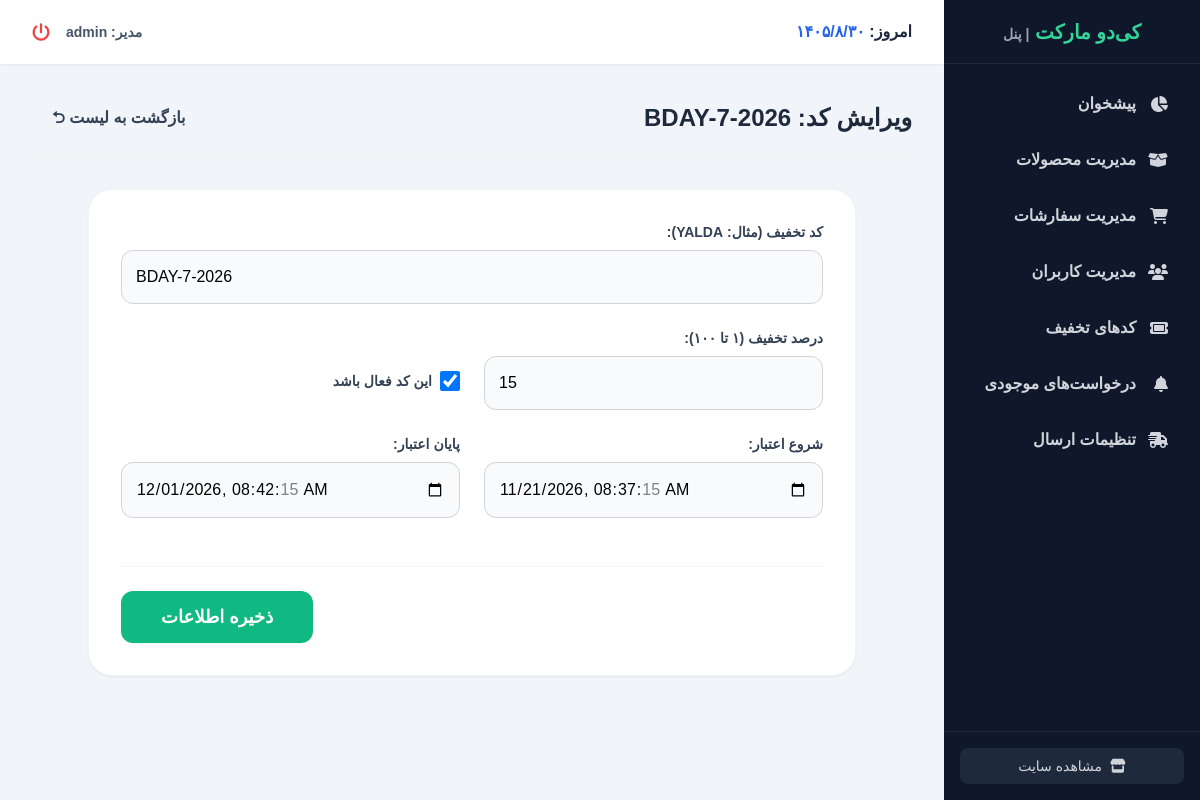
The page /dashboard/coupons/edit/6/ (signed in) on the database its author committed.
### coupens/models.py (models this page shows, shortened)
class Coupon(models.Model):
    code = models.CharField(max_length=50, unique=True, verbose_name="کد تخفیف")
    valid_from = models.DateTimeField(verbose_name="معتبر از تاریخ")
    valid_to = models.DateTimeField(verbose_name="معتبر تا تاریخ")
    discount = models.IntegerField(
        validators=[MinValueValidator(0), MaxValueValidator(100)],
        verbose_name="درصد تخفیف"
    )
    active = models.BooleanField(default=True, verbose_name="وضعیت فعالیت")
    class Meta:
        verbose_name = "کد تخفیف"
        verbose_name_plural = "کدهای تخفیف"

### dashboard/views.py (the view)
# urls.py: path('coupons/edit/<int:coupon_id>/', views.dashboard_coupon_edit, name='dashboard_coupon_edit'),
@staff_member_required
def dashboard_coupon_edit(request, coupon_id):
    coupon = get_object_or_404(Coupon, id=coupon_id)
    if request.method == 'POST':
        form = CouponAdminForm(request.POST, instance=coupon)
        if form.is_valid():
            form.save()
            return redirect('dashboard_coupon_list')
    else:
        form = CouponAdminForm(instance=coupon)
    return render(request, 'dashboard/coupon_form.html', {'form': form, 'coupon': coupon, 'title': f'ویرایش کد: {coupon.code}'})

### coupens/forms.py
class CouponAdminForm(forms.ModelForm):
    class Meta:
        model = Coupon
        fields = ['code', 'valid_from', 'valid_to', 'discount', 'active']
        widgets = {
            'valid_from': forms.DateTimeInput(attrs={'type': 'datetime-local'}),
            'valid_to': forms.DateTimeInput(attrs={'type': 'datetime-local'}),
        }

### cart/context_processors.py (called while the page is built)
def cart(request):
    return {'cart': Cart(request)}

### dashboard/templates/dashboard/coupon_form.html (shortened to what this page needs)
{% extends "dashboard/dashboard_base.html" %}
{% block dashboard_content %}
<div class="flex flex-col md:flex-row justify-between md:items-center mb-8 gap-4 border-b border-gray-100 pb-4">
    <div>
        <h2 class="text-2xl font-bold text-slate-800">{{ title }}</h2>
    </div>
    <a href="{% url 'dashboard_coupon_list' %}" class="bg-slate-100 hover:bg-slate-200 text-slate-700 font-bold py-2.5 px-5 rounded-xl transition flex items-center gap-2">
        بازگشت به لیست ⮌
    </a>
</div>
<div class="bg-white p-6 md:p-8 rounded-3xl border border-gray-100 shadow-sm max-w-3xl mx-auto">
    <form method="post" class="flex flex-col gap-6">
        <div class="grid grid-cols-1 md:grid-cols-2 gap-6">
            <div class="md:col-span-2">
                <label class="block text-sm font-bold text-slate-700 mb-2">کد تخفیف (مثال: YALDA):</label>
                {{ form.code }}
            </div>
            <div>
                <label class="block text-sm font-bold text-slate-700 mb-2">درصد تخفیف (۱ تا ۱۰۰):</label>
                {{ form.discount }}
            </div>
            <div class="flex items-center mt-6">
                {{ form.active }}
                <label class="text-sm font-bold text-slate-700 ml-2 mr-2">این کد فعال باشد</label>
            </div>
            <div>
                <label class="block text-sm font-bold text-slate-700 mb-2">شروع اعتبار:</label>
                {{ form.valid_from }}
            </div>
            <div>
                <label class="block text-sm font-bold text-slate-700 mb-2">پایان اعتبار:</label>
                {{ form.valid_to }}
            </div>
        </div>
        <div class="mt-6 flex justify-end border-t border-gray-100 pt-6">
            <button type="submit" class="bg-emerald-500 hover:bg-emerald-600 text-white font-bold py-3 px-10 rounded-xl transition shadow-sm text-lg">
                ذخیره اطلاعات
            </button>
        </div>
    </form>
</div>
{% endblock %}

### dashboard/templates/dashboard/dashboard_base.html (shortened to what this page needs)
<!DOCTYPE html>
<html lang="fa" dir="rtl">
<head>
    <link href="https://cdn.jsdelivr.net/gh/rastikerdar/vazirmatn@v33.0.0/Vazirmatn-font-face.css" rel="stylesheet" />
    <script src="https://cdn.tailwindcss.com"></script>
    <link rel="stylesheet" href="https://cdnjs.cloudflare.com/ajax/libs/font-awesome/6.4.0/css/all.min.css">
</head>
<body class="bg-slate-100 font-sans flex h-screen overflow-hidden">
    <aside id="sidebar" class="fixed lg:static top-0 right-0 z-30 w-64 bg-slate-900 text-white flex flex-col h-full shrink-0 transform translate-x-full lg:translate-x-0 transition-transform duration-300">
        <div class="h-16 flex items-center justify-between lg:justify-center px-4 lg:px-0 border-b border-slate-800">
            <h1 class="text-xl font-bold text-emerald-400">کی‌دو مارکت <span class="text-sm text-gray-400">| پنل</span></h1>
        </div>
        <nav class="flex-1 p-4 space-y-2 overflow-y-auto">
            <a href="{% url 'dashboard_home' %}" class="flex items-center gap-3 px-4 py-3 hover:bg-slate-800 text-gray-300 hover:text-white rounded-xl font-bold transition">
                <i class="fa-solid fa-chart-pie w-5"></i> پیشخوان
            </a>
            <a href="{% url 'dashboard_product_list' %}" class="flex items-center gap-3 px-4 py-3 hover:bg-slate-800 text-gray-300 hover:text-white rounded-xl font-bold transition">
                <i class="fa-solid fa-box-open w-5"></i> مدیریت محصولات
            </a>
            <a href="{% url 'dashboard_order_list' %}" class="flex items-center gap-3 px-4 py-3 hover:bg-slate-800 text-gray-300 hover:text-white rounded-xl font-bold transition">
                <i class="fa-solid fa-cart-shopping w-5"></i> مدیریت سفارشات
            </a>
            <a href="{% url 'dashboard_user_list' %}" class="flex items-center gap-3 px-4 py-3 hover:bg-slate-800 text-gray-300 hover:text-white rounded-xl font-bold transition">
                <i class="fa-solid fa-users w-5"></i> مدیریت کاربران
            </a>
            <a href="{% url 'dashboard_coupon_list' %}" class="flex items-center gap-3 px-4 py-3 hover:bg-slate-800 text-gray-300 hover:text-white rounded-xl font-bold transition">
                <i class="fa-solid fa-ticket w-5"></i> کدهای تخفیف
            </a>
            <a href="{% url 'dashboard_notification_list' %}" class="flex items-center gap-3 px-4 py-3 hover:bg-slate-800 text-gray-300 hover:text-white rounded-xl font-bold transition">
                <i class="fa-solid fa-bell w-5"></i> درخواست‌های موجودی
            </a>
            <a href="{% url 'dashboard_shipping_settings' %}" class="flex items-center gap-3 px-4 py-3 hover:bg-slate-800 text-gray-300 hover:text-white rounded-xl font-bold transition">
                <i class="fa-solid fa-truck-fast w-5"></i> تنظیمات ارسال
            </a>
        </nav>
        <div class="p-4 border-t border-slate-800">
            <a href="/" class="flex items-center justify-center gap-2 w-full px-4 py-2 bg-slate-800 hover:bg-slate-700 text-gray-300 rounded-lg transition text-sm">
                <i class="fa-solid fa-store"></i> مشاهده سایت
            </a>
        </div>
    </aside>
    <main class="flex-1 flex flex-col h-full overflow-hidden w-full lg:w-auto">
        <header class="h-16 bg-white shadow-sm flex items-center justify-between px-4 lg:px-8 shrink-0">
            <div class="flex items-center gap-3">
                <div class="text-slate-800 font-bold hidden sm:block">
                    امروز: <span id="current-date" class="text-blue-600"></span>
                </div>
            </div>
            <div class="flex items-center gap-4">
                <span class="text-sm font-bold text-slate-600">مدیر: {{ request.user.username }}</span>
                <a href="{% url 'accounts:logout' %}" class="text-red-500 hover:text-red-700 transition">
                    <i class="fa-solid fa-power-off text-lg"></i>
                </a>
            </div>
        </header>
        <div class="flex-1 overflow-y-auto p-4 lg:p-8">
            {% block dashboard_content %}
            {% endblock %}
        </div>
    </main>
</body>
</html>

### rows shown on the page
Coupon: code "BDAY-7-2026", discount "15", active "☑", valid_from "11/21/2026 08:37:15", valid_to "12/01/2026 08:42:15"

### other values the page prints
{{ request.user.username }} "admin"
{{ title }} "ویرایش کد: BDAY-7-2026"
